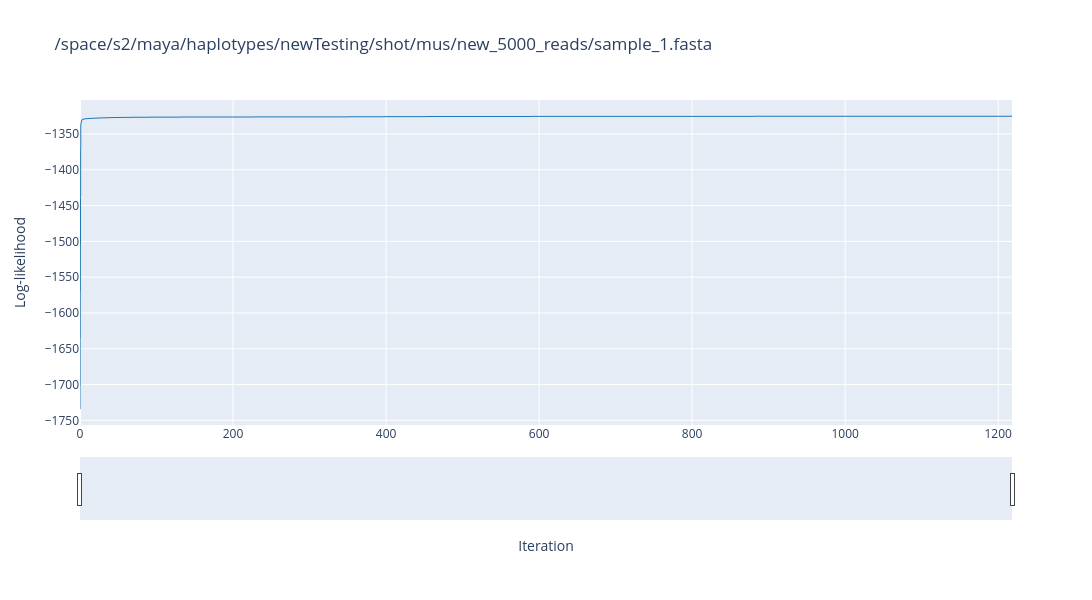
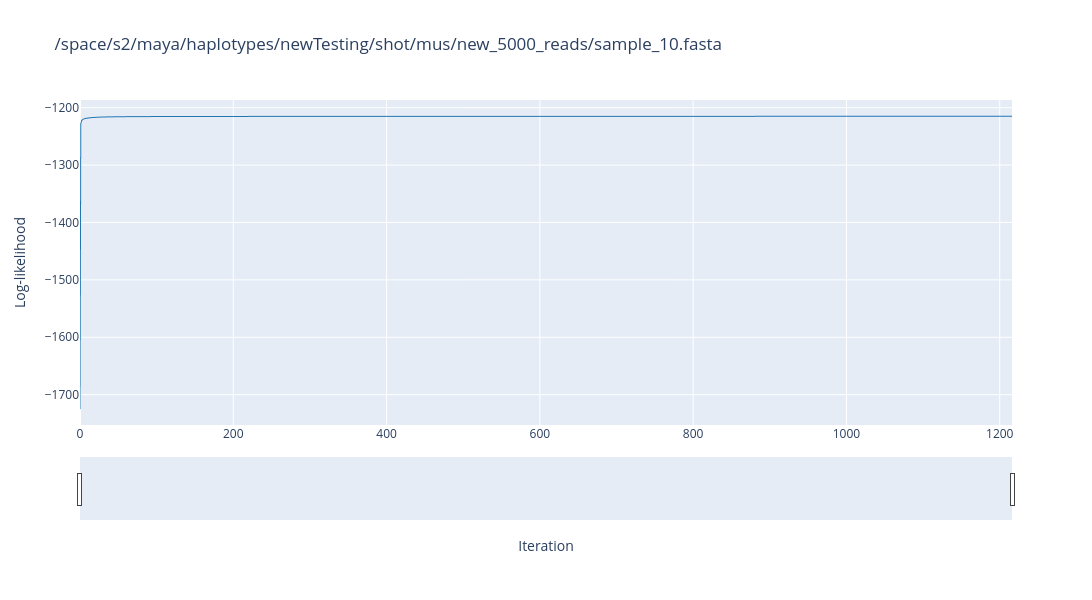
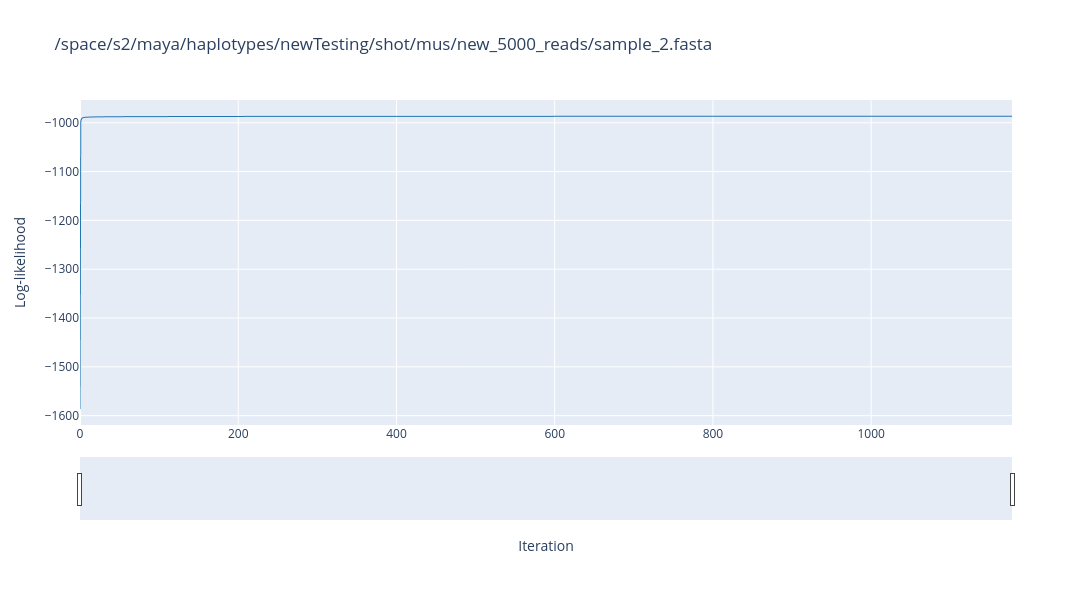
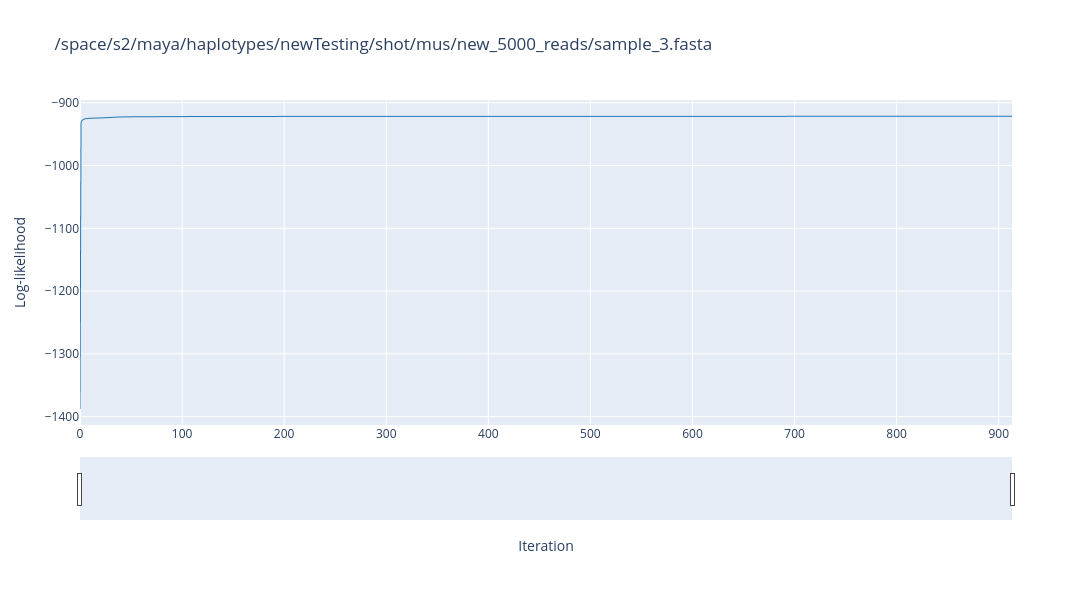

Notebook cell for these charts, in order:
### Code cell
# EM log-likelihood: CSV with columns sample, iteration, log_likelihood (same as haplmate stderr between EM_LIKELIHOOD_START / EM_LIKELIHOOD_END).
# To capture stderr:  your_haplmate_cmd ... 2> em_run.log
# Then either parse_em_likelihood_from_log("em_run.log") and pass the DataFrame to plot_em_likelihood_traces(df), or save the CSV lines to em_likelihood.csv and pass the path.

em_figs = plot_em_likelihood_traces("5000reads.em.csv")
for fig in em_figs:
    fig.show()

# Or from a full log:
# em_df = parse_em_likelihood_from_log("path/to/em_run.log")
# for fig in plot_em_likelihood_traces(em_df):
#     fig.show()

### Figure 1 — Plotly figure (JSON) as saved in the notebook; plotly's stock layout.template omitted (floating-point values rounded to 4 significant figures; data arrays with more than 128 entries replaced by an {"elided": "..."} marker saying what was removed)
{"data": [{"hovertemplate": "Iteration: %{x:,.0f}<br>Log-likelihood: %{y:,.2f}<extra></extra>", "line": {"color": "#1f77b4", "width": 1}, "mode": "lines", "name": "log-likelihood", "type": "scattergl", "x": {"elided": "1219 float values"}, "y": {"elided": "1219 float values"}}], "layout": {"height": 600, "hovermode": "closest", "legend": {"x": 0.99, "xanchor": "right", "y": 0.99, "yanchor": "top"}, "title": {"text": "/space/s2/maya/haplotypes/newTesting/shot/mus/new_5000_reads/sample_1.fasta"}, "width": 1200, "xaxis": {"fixedrange": false, "rangeslider": {"visible": true}, "title": {"text": "Iteration"}, "type": "linear"}, "yaxis": {"fixedrange": false, "title": {"text": "Log-likelihood"}}}}

### Figure 2 — Plotly figure (JSON) as saved in the notebook; plotly's stock layout.template omitted (floating-point values rounded to 4 significant figures; data arrays with more than 128 entries replaced by an {"elided": "..."} marker saying what was removed)
{"data": [{"hovertemplate": "Iteration: %{x:,.0f}<br>Log-likelihood: %{y:,.2f}<extra></extra>", "line": {"color": "#1f77b4", "width": 1}, "mode": "lines", "name": "log-likelihood", "type": "scattergl", "x": {"elided": "1217 float values"}, "y": {"elided": "1217 float values"}}], "layout": {"height": 600, "hovermode": "closest", "legend": {"x": 0.99, "xanchor": "right", "y": 0.99, "yanchor": "top"}, "title": {"text": "/space/s2/maya/haplotypes/newTesting/shot/mus/new_5000_reads/sample_10.fasta"}, "width": 1200, "xaxis": {"fixedrange": false, "rangeslider": {"visible": true}, "title": {"text": "Iteration"}, "type": "linear"}, "yaxis": {"fixedrange": false, "title": {"text": "Log-likelihood"}}}}

### Figure 3 — Plotly figure (JSON) as saved in the notebook; plotly's stock layout.template omitted (floating-point values rounded to 4 significant figures; data arrays with more than 128 entries replaced by an {"elided": "..."} marker saying what was removed)
{"data": [{"hovertemplate": "Iteration: %{x:,.0f}<br>Log-likelihood: %{y:,.2f}<extra></extra>", "line": {"color": "#1f77b4", "width": 1}, "mode": "lines", "name": "log-likelihood", "type": "scattergl", "x": {"elided": "1179 float values"}, "y": {"elided": "1179 float values"}}], "layout": {"height": 600, "hovermode": "closest", "legend": {"x": 0.99, "xanchor": "right", "y": 0.99, "yanchor": "top"}, "title": {"text": "/space/s2/maya/haplotypes/newTesting/shot/mus/new_5000_reads/sample_2.fasta"}, "width": 1200, "xaxis": {"fixedrange": false, "rangeslider": {"visible": true}, "title": {"text": "Iteration"}, "type": "linear"}, "yaxis": {"fixedrange": false, "title": {"text": "Log-likelihood"}}}}

### Figure 4 — Plotly figure (JSON) as saved in the notebook; plotly's stock layout.template omitted (floating-point values rounded to 4 significant figures; data arrays with more than 128 entries replaced by an {"elided": "..."} marker saying what was removed)
{"data": [{"hovertemplate": "Iteration: %{x:,.0f}<br>Log-likelihood: %{y:,.2f}<extra></extra>", "line": {"color": "#1f77b4", "width": 1}, "mode": "lines", "name": "log-likelihood", "type": "scattergl", "x": {"elided": "914 float values"}, "y": {"elided": "914 float values"}}], "layout": {"height": 600, "hovermode": "closest", "legend": {"x": 0.99, "xanchor": "right", "y": 0.99, "yanchor": "top"}, "title": {"text": "/space/s2/maya/haplotypes/newTesting/shot/mus/new_5000_reads/sample_3.fasta"}, "width": 1200, "xaxis": {"fixedrange": false, "rangeslider": {"visible": true}, "title": {"text": "Iteration"}, "type": "linear"}, "yaxis": {"fixedrange": false, "title": {"text": "Log-likelihood"}}}}
